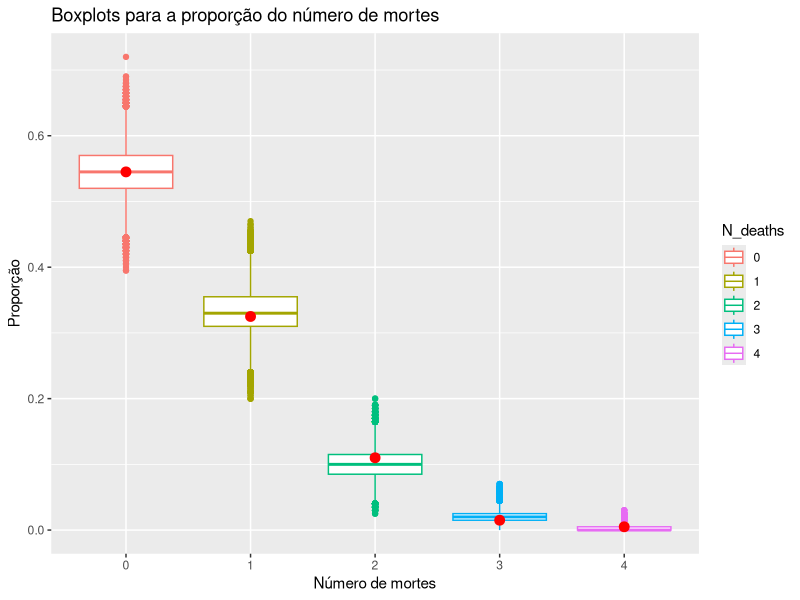
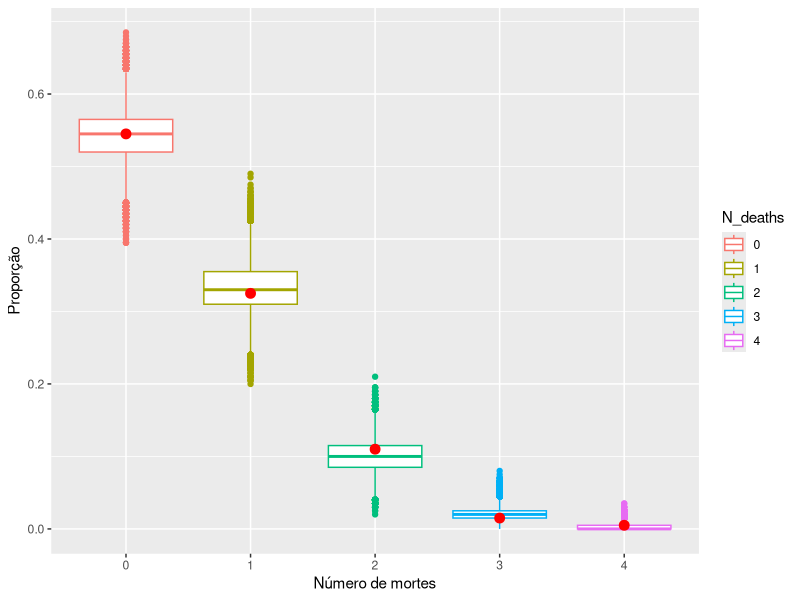

The R script that drew these images, in order:
## ---- chunk 1
#| label: carregando_os_pacotes
#| echo: false
#| output: false
require(vcd)
require(parallel)
require(knitr)
require(ggplot2)
require(tidyverse)
require(tidyr)
## ---- chunk 2
#| echo: false
#| label: tbl-dados
#| tbl-cap: "Frequência de morte por coice de cavalo"
hk <- HorseKicks
#hk

hk_df <- data.frame(n_deaths = c(0,1,2,3,4), 
                    frequencia=c(109,65,22,3,1))

kable(t(hk_df))
## ---- chunk 3
#| echo: false
#Escolhendo os valores para a e b
a <- 0.001
b <- 0.001

## ---- chunk 4
#| echo: false
n <- 200

#Estatistica suficiente
sum_x <- 65*1 + 22*2 + 3*3 + 4*1
## ---- chunk 5
#| echo: false
#Media e variancia para a priori
media_priori <- a/b
var_priori <- a/b**2
## ---- chunk 6
#| echo: false
#Esperanca
lambda_post <- (a + sum_x)/(b+n)

#variancia 
var_post <- (a+sum_x)/(b+n)**2

#erro
#sqrt(var_post)
## ---- chunk 7
#| echo: false
#| label: tbl-interv-credibilidade-1
#| tbl-cap: "Intervalo de Credibilidade para lambda"
a_post <- a + sum_x
b_post <- b + n

#qgamma(0.025,a_post,b_post)
#qgamma(0.025,a_post,b_post, lower.tail = F)

IC_posteriori <- t(data.frame(a=c(qgamma(0.025,a_post,b_post), qgamma(0.025,a_post,b_post, lower.tail = F))))
kable(IC_posteriori, col.names = c("2.5%", "97.5%"), row.names = F)
## ---- chunk 8
#| echo: false
#| label: fig-boxplot-posteriori-coice-cavalo-conjugada
#| fig-cap: "Boxplots para a proporção do número de mortes por coice de cavalo"
#| fig-cap-location: top

lambdas <- rgamma(200,a_post,b_post)

par <- function(ind) {
  lambda_simul_i <- rgamma(200,a_post,b_post)
  x <- rpois(200,lambda_simul_i)
  c(mean(x==0), mean(x==1), mean(x==2), mean(x==3), mean(x==4))
}
teste <- mclapply(1:100000, par, mc.cores = 3)
dt <- as.data.frame(matrix(unlist(teste), ncol = 5, byrow = TRUE))

pontos <- c(0.545, 0.325, 0.110, 0.015, 0.005) 
colnames(dt) <- c(0,1,2,3,4)

dt %>%  pivot_longer(cols=c('0','1','2','3','4'), 
                     cols_vary="slowest") -> dt_long


colnames(dt_long) <- c("N_deaths", "value")

# Crie o boxplot usando ggplot2
ggplot(dt_long, aes(x = N_deaths, y = value, col=N_deaths)) +
   geom_boxplot() +
   labs(title = "Boxplots para a proporção do número de mortes", 
        x = "Número de mortes", y = "Proporção") +
   geom_point(data = data.frame(N_deaths = unique(dt_long$N_deaths), Valores = pontos),
              aes(x = N_deaths, y = Valores), color = "red", size = 3)  

## ---- chunk 9
#| echo: false
#parametros
alpha <- 0.5 + sum_x
beta_n <- n

## ---- chunk 10
#| echo: false
#| label: tbl-intervalo-credibilidade-jeffreys
#| tbl-cap: "Intervalo de credibilidade para lambda com priori de Jeffrey"
#Estimacao pontual e intervalar para a priori sendo a de jeffrey
#Pontual com a priori de jeffrey
media_pontual <- alpha/beta_n

#Intervalo de credibilidade para a priori de jeffrey
inferior <- qgamma(0.025, alpha, beta_n)
superior <- qgamma(0.025, alpha, beta_n, lower.tail = FALSE)

IC_posteriori <- t(data.frame(a=c(inferior, superior)))
kable(IC_posteriori, col.names = c("2.5%", "97.5%"), row.names = F)

## ---- chunk 11
#| echo: false
#| label: fig-boxplot-posteriori-coice-cavalo-jeffreys
#| fig-cap: "Boxplots para a proporção do número de mortes por coice de cavalo"
#| fig-cap-location: top
par <- function(ind) {
  lambda_simul_i <- rgamma(200,alpha,beta_n)
  x <- rpois(200,lambda_simul_i)
  c(mean(x==0), mean(x==1), mean(x==2), mean(x==3), mean(x==4))
}
teste <- mclapply(1:100000, par, mc.cores = 3)
dt <- as.data.frame(matrix(unlist(teste), ncol = 5, byrow = TRUE))

pontos <- c(0.545, 0.325, 0.110, 0.015, 0.005) 
colnames(dt) <- c(0,1,2,3,4)

dt %>%  pivot_longer(cols=c('0','1','2','3','4'), 
                     cols_vary="slowest") -> dt_long


colnames(dt_long) <- c("N_deaths", "value")

# Crie o boxplot usando ggplot2
ggplot(dt_long, aes(x = N_deaths, y = value, col=N_deaths)) +
   geom_boxplot() +
   labs(x = "Número de mortes", y = "Proporção") +
   geom_point(data = data.frame(N_deaths = unique(dt_long$N_deaths), Valores = pontos),
              aes(x = N_deaths, y = Valores), color = "red", size = 3)  

